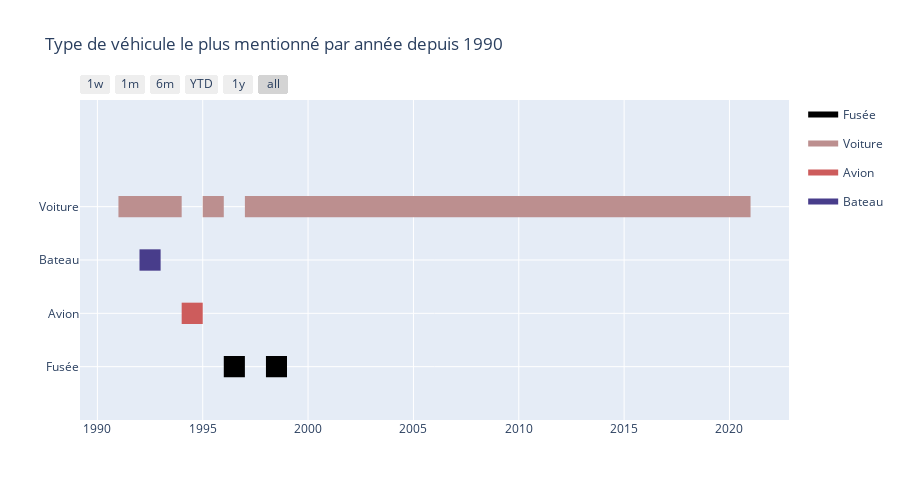

The cell this chart's notebook holds for it:
### Code cell
# (!) The code must be executed for the timeline to be displayed (!)
timeline("Type de véhicule le plus mentionné par année depuis 1990", list_colors, annees, vehicules)

### Figure 1 — Plotly figure (JSON) as saved in the notebook; plotly's stock layout.template omitted (floating-point values rounded to 4 significant figures; data arrays with more than 128 entries replaced by an {"elided": "..."} marker saying what was removed)
{"data": [{"fill": "toself", "fillcolor": "rgb(0, 0, 0)", "hoverinfo": "skip", "legendgroup": "rgb(0, 0, 0)", "mode": "none", "name": "Fusée", "type": "scatter", "x": ["1996", "1997", "1997", "1996", "1996", "1998", "1999", "1999", "1998"], "y": [-0.2, -0.2, 0.2, 0.2, null, -0.2, -0.2, 0.2, 0.2]}, {"fill": "toself", "fillcolor": "rgb(188, 143, 143)", "hoverinfo": "skip", "legendgroup": "rgb(188, 143, 143)", "mode": "none", "name": "Voiture", "type": "scatter", "x": {"elided": "139 str values"}, "y": {"elided": "139 float values"}}, {"fill": "toself", "fillcolor": "rgb(205, 92, 92)", "hoverinfo": "skip", "legendgroup": "rgb(205, 92, 92)", "mode": "none", "name": "Avion", "type": "scatter", "x": ["1994", "1995", "1995", "1994"], "y": [0.8, 0.8, 1.2, 1.2]}, {"fill": "toself", "fillcolor": "rgb(72, 61, 139)", "hoverinfo": "skip", "legendgroup": "rgb(72, 61, 139)", "mode": "none", "name": "Bateau", "type": "scatter", "x": ["1992", "1993", "1993", "1992"], "y": [1.8, 1.8, 2.2, 2.2]}, {"legendgroup": "rgb(0, 0, 0)", "marker": {"color": "rgb(0, 0, 0)", "opacity": 0, "size": 1}, "mode": "markers", "name": "", "showlegend": false, "text": [null, null, null, null], "type": "scatter", "x": ["1996", "1997", "1998", "1999"], "y": [0, 0, 0, 0]}, {"legendgroup": "rgb(188, 143, 143)", "marker": {"color": "rgb(188, 143, 143)", "opacity": 0, "size": 1}, "mode": "markers", "name": "", "showlegend": false, "text": [null, null, null, null, null, null, null, null, null, null, null, null, null, null, null, null, null, null, null, null, null, null, null, null, null, null, null, null, null, null, null, null, null, null, null, null, null, null, null, null, null, null, null, null, null, null, null, null, null, null, null, null, null, null, null, null], "type": "scatter", "x": ["1991", "1992", "1992", "1993", "1993", "1994", "1995", "1996", "1997", "1998", "1998", "1999", "1999", "2000", "2000", "2001", "2001", "2002", "2002", "2003", "2003", "2004", "2004", "2005", "2005", "2006", "2006", "2007", "2007", "2008", "2008", "2009", "2009", "2010", "2010", "2011", "2011", "2012", "2012", "2013", "2013", "2014", "2014", "2015", "2015", "2016", "2016", "2017", "2017", "2018", "2018", "2019", "2019", "2020", "2020", "2021"], "y": [3, 3, 3, 3, 3, 3, 3, 3, 3, 3, 3, 3, 3, 3, 3, 3, 3, 3, 3, 3, 3, 3, 3, 3, 3, 3, 3, 3, 3, 3, 3, 3, 3, 3, 3, 3, 3, 3, 3, 3, 3, 3, 3, 3, 3, 3, 3, 3, 3, 3, 3, 3, 3, 3, 3, 3]}, {"legendgroup": "rgb(205, 92, 92)", "marker": {"color": "rgb(205, 92, 92)", "opacity": 0, "size": 1}, "mode": "markers", "name": "", "showlegend": false, "text": [null, null], "type": "scatter", "x": ["1994", "1995"], "y": [1, 1]}, {"legendgroup": "rgb(72, 61, 139)", "marker": {"color": "rgb(72, 61, 139)", "opacity": 0, "size": 1}, "mode": "markers", "name": "", "showlegend": false, "text": [null, null], "type": "scatter", "x": ["1992", "1993"], "y": [2, 2]}], "layout": {"height": 500, "hovermode": "closest", "showlegend": true, "title": {"text": "Type de véhicule le plus mentionné par année depuis 1990"}, "xaxis": {"rangeselector": {"buttons": [{"count": 7, "label": "1w", "step": "day", "stepmode": "backward"}, {"count": 1, "label": "1m", "step": "month", "stepmode": "backward"}, {"count": 6, "label": "6m", "step": "month", "stepmode": "backward"}, {"count": 1, "label": "YTD", "step": "year", "stepmode": "todate"}, {"count": 1, "label": "1y", "step": "year", "stepmode": "backward"}, {"step": "all"}]}, "showgrid": true, "type": "date", "zeroline": false}, "yaxis": {"autorange": false, "range": [-1, 5], "showgrid": true, "ticktext": ["Fusée", "Avion", "Bateau", "Voiture"], "tickvals": [0, 1, 2, 3], "zeroline": false}}}
